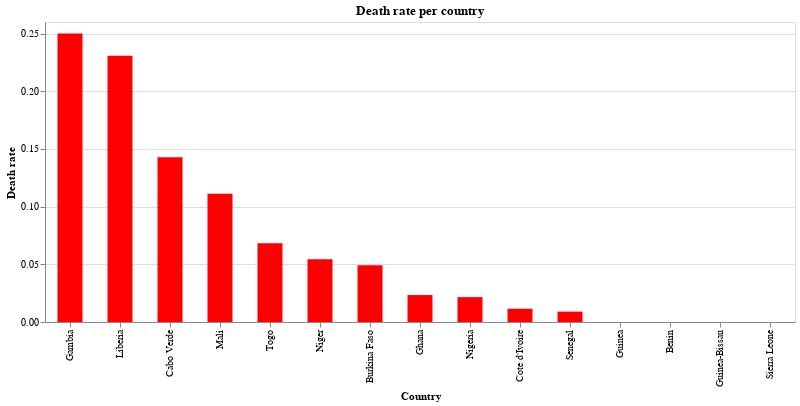

Write notebook code for a chart like this one.
### Markdown cell above
### Death rate per Country

### Code cell
source = covid_ana_sort

alt.Chart(source).mark_bar(size = 25).encode(x = alt.X('Country', sort='-y'), y = 'Death rate', color = alt.value('red'),).properties(width = alt.Step(50), height = 300, title = 'Death rate per country').interactive()

### Figure 1 — Vega-Lite specification as saved in the notebook (floating-point values rounded to 4 significant figures)
{"config": {"view": {"continuousWidth": 400, "continuousHeight": 300}}, "data": {"name": "data-f2d2799033daaa7a3b34d206750e1156"}, "mark": {"type": "bar", "size": 25}, "encoding": {"color": {"value": "red"}, "x": {"type": "nominal", "field": "Country", "sort": "-y"}, "y": {"type": "quantitative", "field": "Death rate"}}, "height": 300, "selection": {"selector003": {"type": "interval", "bind": "scales", "encodings": ["x", "y"]}}, "title": "Death rate per country", "width": {"step": 50}, "$schema": "https://vega.github.io/schema/vega-lite/v4.0.2.json", "datasets": {"data-f2d2799033daaa7a3b34d206750e1156": [{"Country": "Burkina Faso", "Lat": 12.24, "Long": -1.562, "Date": "2020-04-05T00:00:00", "Confirmed_cases": 345, "Dead": 17, "Recovered": 90, "ill people": 255, "Death rate": 0.04928, "Recovered rate": 0.2609}, {"Country": "Cote d'Ivoire", "Lat": 7.54, "Long": -5.547, "Date": "2020-04-05T00:00:00", "Confirmed_cases": 261, "Dead": 3, "Recovered": 37, "ill people": 224, "Death rate": 0.01149, "Recovered rate": 0.1418}, {"Country": "Nigeria", "Lat": 9.082, "Long": 8.675, "Date": "2020-04-05T00:00:00", "Confirmed_cases": 232, "Dead": 5, "Recovered": 33, "ill people": 199, "Death rate": 0.02155, "Recovered rate": 0.1422}, {"Country": "Senegal", "Lat": 14.5, "Long": -14.45, "Date": "2020-04-05T00:00:00", "Confirmed_cases": 222, "Dead": 2, "Recovered": 82, "ill people": 140, "Death rate": 0.009009, "Recovered rate": 0.3694}, {"Country": "Ghana", "Lat": 7.947, "Long": -1.023, "Date": "2020-04-05T00:00:00", "Confirmed_cases": 214, "Dead": 5, "Recovered": 31, "ill people": 183, "Death rate": 0.02336, "Recovered rate": 0.1449}, {"Country": "Niger", "Lat": 17.61, "Long": 8.082, "Date": "2020-04-05T00:00:00", "Confirmed_cases": 184, "Dead": 10, "Recovered": 13, "ill people": 171, "Death rate": 0.05435, "Recovered rate": 0.07065}, {"Country": "Guinea", "Lat": 9.946, "Long": -9.697, "Date": "2020-04-05T00:00:00", "Confirmed_cases": 121, "Dead": 0, "Recovered": 5, "ill people": 116, "Death rate": 0.0, "Recovered rate": 0.04132}, {"Country": "Mali", "Lat": 17.57, "Long": -3.996, "Date": "2020-04-05T00:00:00", "Confirmed_cases": 45, "Dead": 5, "Recovered": 1, "ill people": 44, "Death rate": 0.1111, "Recovered rate": 0.02222}, {"Country": "Togo", "Lat": 8.62, "Long": 0.8248, "Date": "2020-04-05T00:00:00", "Confirmed_cases": 44, "Dead": 3, "Recovered": 20, "ill people": 24, "Death rate": 0.06818, "Recovered rate": 0.4545}, {"Country": "Benin", "Lat": 9.308, "Long": 2.316, "Date": "2020-04-05T00:00:00", "Confirmed_cases": 22, "Dead": 0, "Recovered": 5, "ill people": 17, "Death rate": 0.0, "Recovered rate": 0.2273}, {"Country": "Guinea-Bissau", "Lat": 11.8, "Long": -15.18, "Date": "2020-04-05T00:00:00", "Confirmed_cases": 18, "Dead": 0, "Recovered": 0, "ill people": 18, "Death rate": 0.0, "Recovered rate": 0.0}, {"Country": "Liberia", "Lat": 6.428, "Long": -9.43, "Date": "2020-04-05T00:00:00", "Confirmed_cases": 13, "Dead": 3, "Recovered": 3, "ill people": 10, "Death rate": 0.2308, "Recovered rate": 0.2308}, {"Country": "Cabo Verde", "Lat": 16.54, "Long": -23.04, "Date": "2020-04-05T00:00:00", "Confirmed_cases": 7, "Dead": 1, "Recovered": 0, "ill people": 7, "Death rate": 0.1429, "Recovered rate": 0.0}, {"Country": "Sierra Leone", "Lat": 8.461, "Long": -11.78, "Date": "2020-04-05T00:00:00", "Confirmed_cases": 6, "Dead": 0, "Recovered": 0, "ill people": 6, "Death rate": 0.0, "Recovered rate": 0.0}, {"Country": "Gambia", "Lat": 13.44, "Long": -15.31, "Date": "2020-04-05T00:00:00", "Confirmed_cases": 4, "Dead": 1, "Recovered": 2, "ill people": 2, "Death rate": 0.25, "Recovered rate": 0.5}]}}
